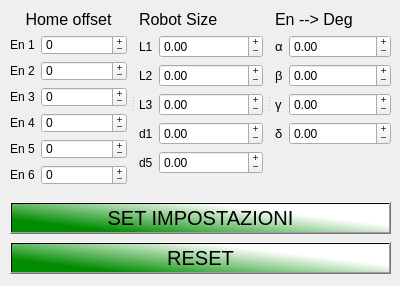
    <widget class="QWidget" name="RoboSetup">
     <attribute name="title">
      <string>Robot Setup</string>
     </attribute>
     <widget class="QSplitter" name="splitter">
      <property name="geometry">
       <rect>
        <x>10</x>
        <y>10</y>
        <width>381</width>
        <height>181</height>
       </rect>
      </property>
      <property name="orientation">
       <enum>Qt::Horizontal</enum>
      </property>
      <property name="handleWidth">
       <number>12</number>
      </property>
      <property name="childrenCollapsible">
       <bool>false</bool>
      </property>
      <widget class="QWidget" name="">
       <layout class="QVBoxLayout" name="homeOffset">
        <item>
         <widget class="QLabel" name="valMinScr_2">
          <property name="font">
           <font>
            <pointsize>12</pointsize>
            <strikeout>false</strikeout>
            <kerning>true</kerning>
           </font>
          </property>
          <property name="text">
           <string>Home offset</string>
          </property>
          <property name="alignment">
           <set>Qt::AlignCenter</set>
          </property>
         </widget>
        </item>
        <item>
         <layout class="QFormLayout" name="formLayout_2">
          <property name="fieldGrowthPolicy">
           <enum>QFormLayout::AllNonFixedFieldsGrow</enum>
          </property>
          <property name="labelAlignment">
           <set>Qt::AlignCenter</set>
          </property>
          <property name="formAlignment">
           <set>Qt::AlignLeading|Qt::AlignLeft|Qt::AlignTop</set>
          </property>
          <item row="0" column="0">
           <widget class="QLabel" name="en1Label_2">
            <property name="text">
             <string>En 1</string>
            </property>
            <property name="buddy">
             <cstring>en1Home</cstring>
            </property>
           </widget>
          </item>
          <item row="1" column="0">
           <widget class="QLabel" name="en2Label_2">
            <property name="text">
             <string>En 2</string>
            </property>
            <property name="buddy">
             <cstring>en2Home</cstring>
            </property>
           </widget>
          </item>
          <item row="1" column="1">
           <widget class="QSpinBox" name="en2Home">
            <property name="buttonSymbols">
             <enum>QAbstractSpinBox::PlusMinus</enum>
            </property>
            <property name="minimum">
             <number>-99999</number>
            </property>
            <property name="maximum">
             <number>99999</number>
            </property>
           </widget>
          </item>
          <item row="2" column="0">
           <widget class="QLabel" name="en3Label_2">
            <property name="enabled">
             <bool>true</bool>
            </property>
            <property name="text">
             <string>En 3</string>
            </property>
            <property name="buddy">
             <cstring>en3Home</cstring>
            </property>
           </widget>
          </item>
          <item row="2" column="1">
           <widget class="QSpinBox" name="en3Home">
            <property name="buttonSymbols">
             <enum>QAbstractSpinBox::PlusMinus</enum>
            </property>
            <property name="minimum">
             <number>-99999</number>
            </property>
            <property name="maximum">
             <number>99999</number>
            </property>
           </widget>
          </item>
          <item row="3" column="0">
           <widget class="QLabel" name="en4Label_2">
            <property name="text">
             <string>En 4</string>
            </property>
            <property name="buddy">
             <cstring>en4Home</cstring>
            </property>
           </widget>
          </item>
          <item row="3" column="1">
           <widget class="QSpinBox" name="en4Home">
            <property name="buttonSymbols">
             <enum>QAbstractSpinBox::PlusMinus</enum>
            </property>
            <property name="minimum">
             <number>-99999</number>
            </property>
            <property name="maximum">
             <number>99999</number>
            </property>
           </widget>
          </item>
          <item row="4" column="0">
           <widget class="QLabel" name="en5Label_2">
            <property name="text">
             <string>En 5</string>
            </property>
            <property name="buddy">
             <cstring>en5Home</cstring>
            </property>
           </widget>
          </item>
          <item row="4" column="1">
           <widget class="QSpinBox" name="en5Home">
            <property name="buttonSymbols">
             <enum>QAbstractSpinBox::PlusMinus</enum>
            </property>
            <property name="minimum">
             <number>-99999</number>
            </property>
            <property name="maximum">
             <number>99999</number>
            </property>
           </widget>
          </item>
          <item row="5" column="0">
           <widget class="QLabel" name="en6Label_2">
            <property name="text">
             <string>En 6</string>
            </property>
            <property name="buddy">
             <cstring>en6Home</cstring>
            </property>
           </widget>
          </item>
          <item row="5" column="1">
           <widget class="QSpinBox" name="en6Home">
            <property name="wrapping">
             <bool>false</bool>
            </property>
            <property name="frame">
             <bool>true</bool>
            </property>
            <property name="buttonSymbols">
             <enum>QAbstractSpinBox::PlusMinus</enum>
            </property>
            <property name="minimum">
             <number>-99999</number>
            </property>
            <property name="maximum">
             <number>99999</number>
            </property>
           </widget>
          </item>
          <item row="0" column="1">
           <widget class="QSpinBox" name="en1Home">
            <property name="buttonSymbols">
             <enum>QAbstractSpinBox::PlusMinus</enum>
            </property>
            <property name="minimum">
             <number>-99999</number>
            </property>
            <property name="maximum">
             <number>99999</number>
            </property>
           </widget>
          </item>
          <item row="6" column="1">
           <spacer name="verticalSpacer">
            <property name="orientation">
             <enum>Qt::Vertical</enum>
            </property>
            <property name="sizeHint" stdset="0">
             <size>
              <width>20</width>
              <height>40</height>
             </size>
            </property>
           </spacer>
          </item>
         </layout>
        </item>
       </layout>
      </widget>
      <widget class="QWidget" name="">
       <layout class="QVBoxLayout" name="RoboSize">
        <item>
         <widget class="QLabel" name="label">
          <property name="font">
           <font>
            <pointsize>12</pointsize>
           </font>
          </property>
          <property name="text">
           <string>Robot Size</string>
          </property>
         </widget>
        </item>
        <item>
         <layout class="QFormLayout" name="formLayout">
          <item row="0" column="0">
           <widget class="QLabel" name="l1Label">
            <property name="text">
             <string>L1</string>
            </property>
           </widget>
          </item>
          <item row="0" column="1">
           <widget class="QDoubleSpinBox" name="l1DoubleSpinBox">
            <property name="sizePolicy">
             <sizepolicy hsizetype="Expanding" vsizetype="Fixed">
              <horstretch>0</horstretch>
              <verstretch>0</verstretch>
             </sizepolicy>
            </property>
            <property name="buttonSymbols">
             <enum>QAbstractSpinBox::PlusMinus</enum>
            </property>
            <property name="minimum">
             <double>-99999.000000000000000</double>
            </property>
            <property name="maximum">
             <double>99999.000000000000000</double>
            </property>
           </widget>
          </item>
          <item row="1" column="0">
           <widget class="QLabel" name="l2Label">
            <property name="text">
             <string>L2</string>
            </property>
           </widget>
          </item>
          <item row="1" column="1">
           <widget class="QDoubleSpinBox" name="l2DoubleSpinBox">
            <property name="sizePolicy">
             <sizepolicy hsizetype="Expanding" vsizetype="Fixed">
              <horstretch>0</horstretch>
              <verstretch>0</verstretch>
             </sizepolicy>
            </property>
            <property name="buttonSymbols">
             <enum>QAbstractSpinBox::PlusMinus</enum>
            </property>
            <property name="minimum">
             <double>-99999.000000000000000</double>
            </property>
            <property name="maximum">
             <double>99999.000000000000000</double>
            </property>
           </widget>
          </item>
          <item row="2" column="0">
           <widget class="QLabel" name="l3Label">
            <property name="text">
             <string>L3</string>
            </property>
           </widget>
          </item>
          <item row="2" column="1">
           <widget class="QDoubleSpinBox" name="l3DoubleSpinBox">
            <property name="sizePolicy">
             <sizepolicy hsizetype="Expanding" vsizetype="Fixed">
              <horstretch>0</horstretch>
              <verstretch>0</verstretch>
             </sizepolicy>
            </property>
            <property name="buttonSymbols">
             <enum>QAbstractSpinBox::PlusMinus</enum>
            </property>
            <property name="minimum">
             <double>-99999.000000000000000</double>
            </property>
            <property name="maximum">
             <double>99999.000000000000000</double>
            </property>
           </widget>
          </item>
          <item row="3" column="0">
           <widget class="QLabel" name="l4Label">
            <property name="text">
             <string>d1</string>
            </property>
           </widget>
          </item>
          <item row="3" column="1">
           <widget class="QDoubleSpinBox" name="l4DoubleSpinBox">
            <property name="sizePolicy">
             <sizepolicy hsizetype="Expanding" vsizetype="Fixed">
              <horstretch>0</horstretch>
              <verstretch>0</verstretch>
             </sizepolicy>
            </property>
            <property name="buttonSymbols">
             <enum>QAbstractSpinBox::PlusMinus</enum>
            </property>
            <property name="minimum">
             <double>-99999.000000000000000</double>
            </property>
            <property name="maximum">
             <double>99999.000000000000000</double>
            </property>
           </widget>
          </item>
          <item row="4" column="0">
           <widget class="QLabel" name="l5Label">
            <property name="text">
             <string>d5</string>
            </property>
           </widget>
          </item>
          <item row="4" column="1">
           <widget class="QDoubleSpinBox" name="l5DoubleSpinBox">
            <property name="sizePolicy">
             <sizepolicy hsizetype="Expanding" vsizetype="Fixed">
              <horstretch>0</horstretch>
              <verstretch>0</verstretch>
             </sizepolicy>
            </property>
            <property name="buttonSymbols">
             <enum>QAbstractSpinBox::PlusMinus</enum>
            </property>
            <property name="minimum">
             <double>-99999.000000000000000</double>
            </property>
            <property name="maximum">
             <double>99999.000000000000000</double>
            </property>
           </widget>
          </item>
          <item row="5" column="1">
           <spacer name="verticalSpacer_2">
            <property name="orientation">
             <enum>Qt::Vertical</enum>
            </property>
            <property name="sizeHint" stdset="0">
             <size>
              <width>20</width>
              <height>40</height>
             </size>
            </property>
           </spacer>
          </item>
         </layout>
        </item>
       </layout>
      </widget>
      <widget class="QWidget" name="">
       <layout class="QVBoxLayout" name="en2deg">
        <item>
         <widget class="QLabel" name="label_2">
          <property name="font">
           <font>
            <pointsize>12</pointsize>
           </font>
          </property>
          <property name="text">
           <string>En --&gt; Deg</string>
          </property>
         </widget>
        </item>
        <item>
         <layout class="QFormLayout" name="formLayout_3">
          <property name="horizontalSpacing">
           <number>6</number>
          </property>
          <item row="0" column="0">
           <widget class="QLabel" name="aLabel">
            <property name="font">
             <font>
              <pointsize>10</pointsize>
             </font>
            </property>
            <property name="text">
             <string>α</string>
            </property>
           </widget>
          </item>
          <item row="0" column="1">
           <widget class="QDoubleSpinBox" name="aDoubleSpinBox">
            <property name="sizePolicy">
             <sizepolicy hsizetype="Expanding" vsizetype="Fixed">
              <horstretch>0</horstretch>
              <verstretch>0</verstretch>
             </sizepolicy>
            </property>
            <property name="buttonSymbols">
             <enum>QAbstractSpinBox::PlusMinus</enum>
            </property>
            <property name="minimum">
             <double>-99999.000000000000000</double>
            </property>
            <property name="maximum">
             <double>99999.000000000000000</double>
            </property>
           </widget>
          </item>
          <item row="1" column="0">
           <widget class="QLabel" name="bLabel">
            <property name="font">
             <font>
              <pointsize>10</pointsize>
             </font>
            </property>
            <property name="text">
             <string>β</string>
            </property>
           </widget>
          </item>
          <item row="1" column="1">
           <widget class="QDoubleSpinBox" name="bDoubleSpinBox">
            <property name="sizePolicy">
             <sizepolicy hsizetype="Expanding" vsizetype="Fixed">
              <horstretch>0</horstretch>
              <verstretch>0</verstretch>
             </sizepolicy>
            </property>
            <property name="buttonSymbols">
             <enum>QAbstractSpinBox::PlusMinus</enum>
            </property>
            <property name="minimum">
             <double>-99999.000000000000000</double>
            </property>
            <property name="maximum">
             <double>99999.000000000000000</double>
            </property>
           </widget>
          </item>
          <item row="2" column="0">
           <widget class="QLabel" name="cLabel">
            <property name="font">
             <font>
              <pointsize>10</pointsize>
             </font>
            </property>
            <property name="text">
             <string>γ</string>
            </property>
           </widget>
          </item>
          <item row="2" column="1">
           <widget class="QDoubleSpinBox" name="cDoubleSpinBox">
            <property name="sizePolicy">
             <sizepolicy hsizetype="Expanding" vsizetype="Fixed">
              <horstretch>0</horstretch>
              <verstretch>0</verstretch>
             </sizepolicy>
            </property>
            <property name="buttonSymbols">
             <enum>QAbstractSpinBox::PlusMinus</enum>
            </property>
            <property name="minimum">
             <double>-99999.000000000000000</double>
            </property>
            <property name="maximum">
             <double>99999.000000000000000</double>
            </property>
           </widget>
          </item>
          <item row="3" column="0">
           <widget class="QLabel" name="dLabel">
            <property name="font">
             <font>
              <pointsize>10</pointsize>
             </font>
            </property>
            <property name="text">
             <string>δ</string>
            </property>
           </widget>
          </item>
          <item row="3" column="1">
           <widget class="QDoubleSpinBox" name="dDoubleSpinBox">
            <property name="sizePolicy">
             <sizepolicy hsizetype="Expanding" vsizetype="Fixed">
              <horstretch>0</horstretch>
              <verstretch>0</verstretch>
             </sizepolicy>
            </property>
            <property name="buttonSymbols">
             <enum>QAbstractSpinBox::PlusMinus</enum>
            </property>
            <property name="minimum">
             <double>-99999.000000000000000</double>
            </property>
            <property name="maximum">
             <double>99999.000000000000000</double>
            </property>
           </widget>
          </item>
          <item row="4" column="1">
           <spacer name="verticalSpacer_3">
            <property name="orientation">
             <enum>Qt::Vertical</enum>
            </property>
            <property name="sizeHint" stdset="0">
             <size>
              <width>20</width>
              <height>40</height>
             </size>
            </property>
           </spacer>
          </item>
         </layout>
        </item>
       </layout>
      </widget>
     </widget>
     <widget class="QWidget" name="">
      <property name="geometry">
       <rect>
        <x>10</x>
        <y>200</y>
        <width>381</width>
        <height>77</height>
       </rect>
      </property>
      <layout class="QVBoxLayout" name="verticalLayout">
       <item>
        <widget class="QPushButton" name="Home">
         <property name="font">
          <font>
           <pointsize>15</pointsize>
          </font>
         </property>
         <property name="styleSheet">
          <string notr="true">background-color: qlineargradient(spread:pad, x1:0.0246305, y1:0.602273, x2:1, y2:0, stop:0 rgba(0, 139, 0, 255), stop:0.655172 rgba(255, 255, 255, 255));</string>
         </property>
         <property name="text">
          <string>SET IMPOSTAZIONI</string>
         </property>
        </widget>
       </item>
       <item>
        <widget class="QPushButton" name="reset">
         <property name="font">
          <font>
           <pointsize>15</pointsize>
          </font>
         </property>
         <property name="styleSheet">
          <string notr="true">background-color: qlineargradient(spread:pad, x1:0.0246305, y1:0.602273, x2:1, y2:0, stop:0 rgba(0, 139, 0, 255), stop:0.655172 rgba(255, 255, 255, 255));</string>
         </property>
         <property name="text">
          <string>RESET</string>
         </property>
        </widget>
       </item>
      </layout>
     </widget>
    </widget>
